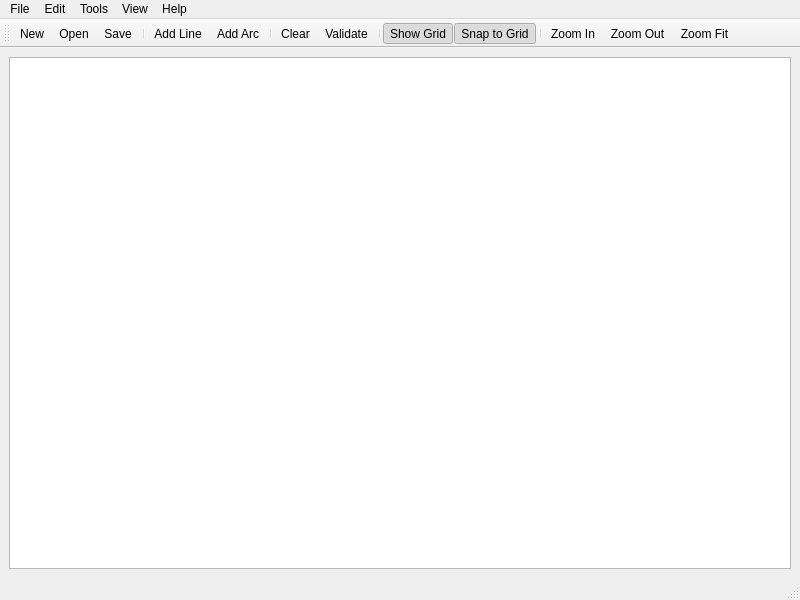
<?xml version="1.0" encoding="UTF-8"?>
<ui version="4.0">
 <class>MainWindow</class>
 <widget class="QMainWindow" name="MainWindow">
  <property name="geometry">
   <rect>
    <x>0</x>
    <y>0</y>
    <width>800</width>
    <height>600</height>
   </rect>
  </property>
  <property name="windowTitle">
   <string>ContourSegment - Contour Editor</string>
  </property>
  <widget class="QWidget" name="centralwidget">
   <layout class="QVBoxLayout" name="verticalLayout">
    <item>
     <widget class="QGraphicsView" name="graphicsView" native="true">
      <property name="sizePolicy">
       <sizepolicy hsizetype="Expanding" vsizetype="Expanding">
        <horstretch>0</horstretch>
        <verstretch>0</verstretch>
       </sizepolicy>
      </property>
     </widget>
    </item>
   </layout>
  </widget>
  <widget class="QMenuBar" name="menubar">
   <property name="geometry">
    <rect>
     <x>0</x>
     <y>0</y>
     <width>800</width>
     <height>21</height>
    </rect>
   </property>
   <widget class="QMenu" name="menuFile">
    <property name="title">
     <string>File</string>
    </property>
    <addaction name="actionNew"/>
    <addaction name="actionOpen"/>
    <addaction name="actionSave"/>
    <addaction name="separator"/>
    <addaction name="actionExit"/>
   </widget>
   <widget class="QMenu" name="menuEdit">
    <property name="title">
     <string>Edit</string>
    </property>
    <addaction name="actionClear"/>
    <addaction name="actionUndo"/>
    <addaction name="actionRedo"/>
   </widget>
   <widget class="QMenu" name="menuTools">
    <property name="title">
     <string>Tools</string>
    </property>
    <addaction name="actionAddLine"/>
    <addaction name="actionAddArc"/>
    <addaction name="actionValidate"/>
   </widget>
   <widget class="QMenu" name="menuView">
    <property name="title">
     <string>View</string>
    </property>
    <addaction name="actionShowGrid"/>
    <addaction name="actionSnapToGrid"/>
    <addaction name="actionZoomIn"/>
    <addaction name="actionZoomOut"/>
    <addaction name="actionZoomFit"/>
   </widget>
   <widget class="QMenu" name="menuHelp">
    <property name="title">
     <string>Help</string>
    </property>
    <addaction name="actionAbout"/>
   </widget>
   <addaction name="menuFile"/>
   <addaction name="menuEdit"/>
   <addaction name="menuTools"/>
   <addaction name="menuView"/>
   <addaction name="menuHelp"/>
  </widget>
  <widget class="QStatusBar" name="statusbar"/>
  <widget class="QToolBar" name="toolBar">
   <property name="windowTitle">
    <string>toolBar</string>
   </property>
   <attribute name="toolBarArea">
    <enum>TopToolBarArea</enum>
   </attribute>
   <attribute name="toolBarBreak">
    <bool>false</bool>
   </attribute>
   <addaction name="actionNew"/>
   <addaction name="actionOpen"/>
   <addaction name="actionSave"/>
   <addaction name="separator"/>
   <addaction name="actionAddLine"/>
   <addaction name="actionAddArc"/>
   <addaction name="separator"/>
   <addaction name="actionClear"/>
   <addaction name="actionValidate"/>
   <addaction name="separator"/>
   <addaction name="actionShowGrid"/>
   <addaction name="actionSnapToGrid"/>
   <addaction name="separator"/>
   <addaction name="actionZoomIn"/>
   <addaction name="actionZoomOut"/>
   <addaction name="actionZoomFit"/>
  </widget>
  <action name="actionNew">
   <property name="icon">
    <iconset>
     <normaloff>:/icons/new.png</normaloff>:/icons/new.png</iconset>
   </property>
   <property name="text">
    <string>New</string>
   </property>
   <property name="shortcut">
    <string>Ctrl+N</string>
   </property>
  </action>
  <action name="actionOpen">
   <property name="icon">
    <iconset>
     <normaloff>:/icons/open.png</normaloff>:/icons/open.png</iconset>
   </property>
   <property name="text">
    <string>Open</string>
   </property>
   <property name="shortcut">
    <string>Ctrl+O</string>
   </property>
  </action>
  <action name="actionSave">
   <property name="icon">
    <iconset>
     <normaloff>:/icons/save.png</normaloff>:/icons/save.png</iconset>
   </property>
   <property name="text">
    <string>Save</string>
   </property>
   <property name="shortcut">
    <string>Ctrl+S</string>
   </property>
  </action>
  <action name="actionExit">
   <property name="text">
    <string>Exit</string>
   </property>
   <property name="shortcut">
    <string>Ctrl+Q</string>
   </property>
  </action>
  <action name="actionClear">
   <property name="icon">
    <iconset>
     <normaloff>:/icons/clear.png</normaloff>:/icons/clear.png</iconset>
   </property>
   <property name="text">
    <string>Clear</string>
   </property>
  </action>
  <action name="actionUndo">
   <property name="icon">
    <iconset>
     <normaloff>:/icons/undo.png</normaloff>:/icons/undo.png</iconset>
   </property>
   <property name="text">
    <string>Undo</string>
   </property>
   <property name="shortcut">
    <string>Ctrl+Z</string>
   </property>
  </action>
  <action name="actionRedo">
   <property name="icon">
    <iconset>
     <normaloff>:/icons/redo.png</normaloff>:/icons/redo.png</iconset>
   </property>
   <property name="text">
    <string>Redo</string>
   </property>
   <property name="shortcut">
    <string>Ctrl+Y</string>
   </property>
  </action>
  <action name="actionAddLine">
   <property name="icon">
    <iconset>
     <normaloff>:/icons/line.png</normaloff>:/icons/line.png</iconset>
   </property>
   <property name="text">
    <string>Add Line</string>
   </property>
   <property name="shortcut">
    <string>L</string>
   </property>
  </action>
  <action name="actionAddArc">
   <property name="icon">
    <iconset>
     <normaloff>:/icons/arc.png</normaloff>:/icons/arc.png</iconset>
   </property>
   <property name="text">
    <string>Add Arc</string>
   </property>
   <property name="shortcut">
    <string>A</string>
   </property>
  </action>
  <action name="actionValidate">
   <property name="icon">
    <iconset>
     <normaloff>:/icons/validate.png</normaloff>:/icons/validate.png</iconset>
   </property>
   <property name="text">
    <string>Validate</string>
   </property>
   <property name="shortcut">
    <string>V</string>
   </property>
  </action>
  <action name="actionShowGrid">
   <property name="checkable">
    <bool>true</bool>
   </property>
   <property name="checked">
    <bool>true</bool>
   </property>
   <property name="icon">
    <iconset>
     <normaloff>:/icons/grid.png</normaloff>:/icons/grid.png</iconset>
   </property>
   <property name="text">
    <string>Show Grid</string>
   </property>
  </action>
  <action name="actionSnapToGrid">
   <property name="checkable">
    <bool>true</bool>
   </property>
   <property name="checked">
    <bool>true</bool>
   </property>
   <property name="icon">
    <iconset>
     <normaloff>:/icons/snap.png</normaloff>:/icons/snap.png</iconset>
   </property>
   <property name="text">
    <string>Snap to Grid</string>
   </property>
  </action>
  <action name="actionZoomIn">
   <property name="icon">
    <iconset>
     <normaloff>:/icons/zoom-in.png</normaloff>:/icons/zoom-in.png</iconset>
   </property>
   <property name="text">
    <string>Zoom In</string>
   </property>
   <property name="shortcut">
    <string>Ctrl++</string>
   </property>
  </action>
  <action name="actionZoomOut">
   <property name="icon">
    <iconset>
     <normaloff>:/icons/zoom-out.png</normaloff>:/icons/zoom-out.png</iconset>
   </property>
   <property name="text">
    <string>Zoom Out</string>
   </property>
   <property name="shortcut">
    <string>Ctrl+-</string>
   </property>
  </action>
  <action name="actionZoomFit">
   <property name="icon">
    <iconset>
     <normaloff>:/icons/zoom-fit.png</normaloff>:/icons/zoom-fit.png</iconset>
   </property>
   <property name="text">
    <string>Zoom Fit</string>
   </property>
   <property name="shortcut">
    <string>Ctrl+0</string>
   </property>
  </action>
  <action name="actionAbout">
   <property name="text">
    <string>About</string>
   </property>
  </action>
 </widget>
 <resources/>
 <connections/>
</ui> 
